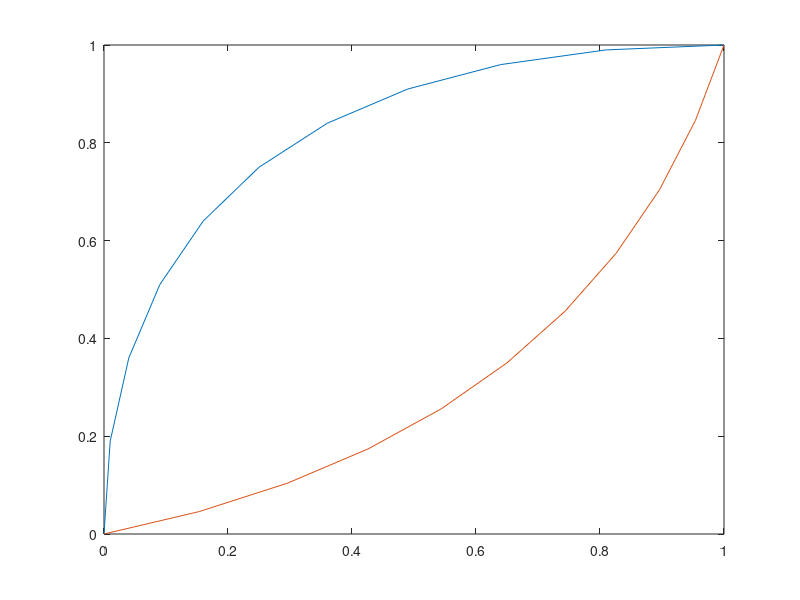

This chart was generated by the following MATLAB code:
clc
clear all
x0=0;y0=0;
x1=0;y1=1;
x2=1;y2=1;
t=0:0.1:1;
x=(1-t).*(1-t).*x0+2.*t.*(1-t).*x1+t.*t.*x2;
y=(1-t).*(1-t).*y0+2.*t.*(1-t).*y1+t.*t.*y2;
plot(x,y)
hold on



clear all
t=0:0.1:1;
x0=0;y0=0;
x2=1;y2=1;
changeRate=3;
dd=(x2-x0)/10;
xx0=x0;
yy0=y2;
xx2=x2; 
yy2=y0;
x1=(x2-x0)/2-changeRate*dd+x0;
y1=(x1*yy0 - x1*yy2 + xx0*yy2 - xx2*yy0)/(xx0 - xx2);
x=(1-t).*(1-t).*x0+2.*t.*(1-t).*x1+t.*t.*x2;
y=(1-t).*(1-t).*y0+2.*t.*(1-t).*y1+t.*t.*y2;
%plot(x,y)



clear all
t=0:0.1:1;
x0=0;y0=0;
x2=1;y2=1;
changeRate=3;
dd=(x2-x0)/10;
xx0=x0;
yy0=y2;
xx2=x2; 
yy2=y0;
x1=(x2-xx0)/2+changeRate*dd+x0;
y1=(x1*yy0 - x1*yy2 + xx0*yy2 - xx2*yy0)/(xx0 - xx2);
x=(1-t).*(1-t).*x0+2.*t.*(1-t).*x1+t.*t.*x2;
y=(1-t).*(1-t).*y0+2.*t.*(1-t).*y1+t.*t.*y2;
plot(x,y)



clear all
t=0:0.1:1;
x0=0;y0=0;
x2=0.5;y2=0.5;
changeRate=3;
dd=(x2-x0)/10;
xx0=x0;
yy0=y2;
xx2=x2; 
yy2=y0;
x1=(x2-xx0)/2+changeRate*dd+x0;
y1=(x1*yy0 - x1*yy2 + xx0*yy2 - xx2*yy0)/(xx0 - xx2);
x=(1-t).*(1-t).*x0+2.*t.*(1-t).*x1+t.*t.*x2;
y=(1-t).*(1-t).*y0+2.*t.*(1-t).*y1+t.*t.*y2;
%plot(x,y)



clear all
t=0:0.1:1;
x0=0.5;y0=0.5;
x2=1;y2=1;
changeRate=3;
dd=(x2-x0)/10;
xx0=x0;
yy0=y2;
xx2=x2; 
yy2=y0;
x1=(x2-xx0)/2-changeRate*dd+x0
y1=(x1*yy0 - x1*yy2 + xx0*yy2 - xx2*yy0)/(xx0 - xx2)
x=(1-t).*(1-t).*x0+2.*t.*(1-t).*x1+t.*t.*x2;
y=(1-t).*(1-t).*y0+2.*t.*(1-t).*y1+t.*t.*y2;
%plot(x,y)
clear all



t=0:0.1:1;
x0=0.8;y0=0.8;
x2=1;y2=1;
changeRate=3;
dd=(x2-x0)/10;
xx0=x0;
yy0=y2;
xx2=x2; 
yy2=y0;
x1=(x2-xx0)/2-changeRate*dd+x0
y1=(x1*yy0 - x1*yy2 + xx0*yy2 - xx2*yy0)/(xx0 - xx2)
x=(1-t).*(1-t).*x0+2.*t.*(1-t).*x1+t.*t.*x2;
y=(1-t).*(1-t).*y0+2.*t.*(1-t).*y1+t.*t.*y2;
%plot(x,y)

clear all
t=0:0.1:1;
x0=0.5;y0=0.5;
x2=0.8;y2=0.8;
changeRate=3;
dd=(x2-x0)/10;
xx0=x0;
yy0=y2;
xx2=x2; 
yy2=y0;
x1=(x2-xx0)/2+changeRate*dd+x0
y1=(x1*yy0 - x1*yy2 + xx0*yy2 - xx2*yy0)/(xx0 - xx2)
x=(1-t).*(1-t).*x0+2.*t.*(1-t).*x1+t.*t.*x2;
y=(1-t).*(1-t).*y0+2.*t.*(1-t).*y1+t.*t.*y2;
%plot(x,y)

clear all
t=0:0.1:1;
x0=0;y0=0;
x2=0.5;y2=0.5;
changeRate=3;
dd=(x2-x0)/10;
xx0=x0;
yy0=y2;
xx2=x2; 
yy2=y0;
x1=(x2-xx0)/2-changeRate*dd+x0
y1=(x1*yy0 - x1*yy2 + xx0*yy2 - xx2*yy0)/(xx0 - xx2)
x=(1-t).*(1-t).*x0+2.*t.*(1-t).*x1+t.*t.*x2;
y=(1-t).*(1-t).*y0+2.*t.*(1-t).*y1+t.*t.*y2;
%plot(x,y)

